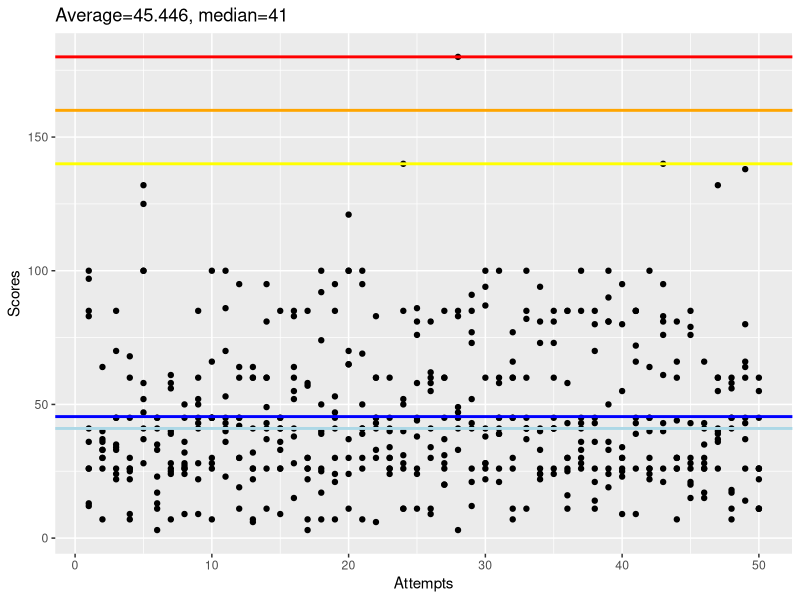

The R script that drew this image:
library(ggplot2)
#Scores1 28NOV16
scores1 <- c(26,33,85,60,41,35,7,26,52,45,53,45,26,43,41,55,30,40,41,121,39,43,30,40,44,60,26,3,12,26,41,45,11,81,41,85,45,43,100,34,72,30,43,66,26,28,36,41,66,11)
#Scores2 16JAN17
scores2 <- c(41,30,33,25,100,23,40,9,50,100,43,45,60,49,85,83,58,17,45,65,50,30,24,52,86,58,28,41,52,100,45,30,45,73,73,25,100,14,50,26,85,45,26,44,21,15,39,45,43,26)
#Scores3 23JAN17
scores3 <- c(85,40,70,9,58,45,26,45,85,7,23,30,22,41,45,28,26,100,95,100,41,45,26,26,81,30,31,180,85,41,60,66,100,26,81,16,33,70,24,30,45,45,140,81,30,41,60,17,60,45)
#Scores4 01FEB17
scores4 <- c(97,36,26,30,28,11,39,26,22,45,86,30,41,37,9,85,85,39,53,70,95,33,26,11,26,34,20,49,41,94,45,60,41,22,60,30,43,45,36,95,39,26,95,7,28,66,26,7,80,11)
#Scores5 06FEB17
scores5 <- c(100,37,45,68,132,41,58,32,41,28,36,95,60,60,36,38,7,92,21,100,26,83,60,28,45,55,45,47,77,60,100,7,85,41,45,43,36,26,19,25,66,64,76,26,76,26,55,58,45,26)
#Scores6 15FEB17
scores6 <- c(36,30,22,22,100,13,24,28,28,45,100,11,32,26,26,64,26,50,30,11,100,6,45,31,11,41,60,85,43,22,26,77,41,40,41,30,26,21,81,55,85,24,21,30,85,26,60,18,64,60)
#Scores7 20FEB17
scores7 <- c(26,64,35,26,47,45,28,24,60,30,40,60,7,60,41,15,30,7,85,65,69,45,34,140,38,81,37,33,73,38,58,60,41,33,41,85,41,80,81,30,85,100,61,30,43,30,40,11,37,22)
#Scores8 22FEB17
scores8 <- c(83,33,34,26,52,3,56,36,43,26,70,64,6,81,33,52,3,25,24,30,7,60,40,11,76,11,60,45,91,28,21,26,82,24,85,11,30,11,33,80,43,26,40,26,20,43,37,56,14,11)
#Scores9 28FEB17
scores9 <- c(13,26,45,7,37,17,25,27,45,45,41,19,26,95,45,60,22,26,7,37,30,60,41,85,58,9,85,45,26,87,39,45,60,24,26,58,85,85,90,23,9,40,81,60,15,35,132,60,138,55)
#Scores10 05MAR17
scores10 <- c(12,7,24,45,125,33,61,50,9,66,45,42,64,11,26,41,57,74,47,24,41,41,30,50,24,62,20,83,21,28,39,11,37,94,24,26,28,36,26,9,26,22,83,30,79,17,41,45,26,26)

scores <- c(scores1,scores2,scores3,scores4,scores5,scores6,scores7,scores8,scores9,scores10)

ScoreTable <- data.frame(1:50,scores1,scores2,scores3,scores4,scores5,scores6,scores7,scores8,scores9,scores10)
colnames(ScoreTable)[1] <- 'Attempts'

ScoreTable2 <- as.data.frame(rbind(scores1,scores2,scores3,scores4,scores5,scores6,scores7,scores8,scores9,scores10))

gg <- ggplot(ScoreTable,aes(Attempts))
gg <- gg + ggtitle(paste('Average=',mean(scores), ', median=', median(scores),sep=''))
gg <- gg + geom_point(aes(y=scores1))
gg <- gg + geom_point(y=scores2)
gg <- gg + geom_point(y=scores3)
gg <- gg + geom_point(y=scores4)
gg <- gg + geom_point(y=scores5)
gg <- gg + geom_point(y=scores6)
gg <- gg + geom_point(y=scores7)
gg <- gg + geom_point(y=scores8)
gg <- gg + geom_point(y=scores9)
gg <- gg + geom_point(y=scores10)
gg <- gg + geom_hline(color='blue', yintercept =  mean(scores), size=1)
gg <- gg + geom_hline(color='lightblue', yintercept =  median(scores), size=1)
gg <- gg + geom_hline(color='yellow', yintercept =  140, size = 1)
gg <- gg + geom_hline(color='orange', yintercept =  160, size = 1)
gg <- gg + geom_hline(color='red', yintercept =  180, size = 1)
gg <- gg + labs(y='Scores')
gg
